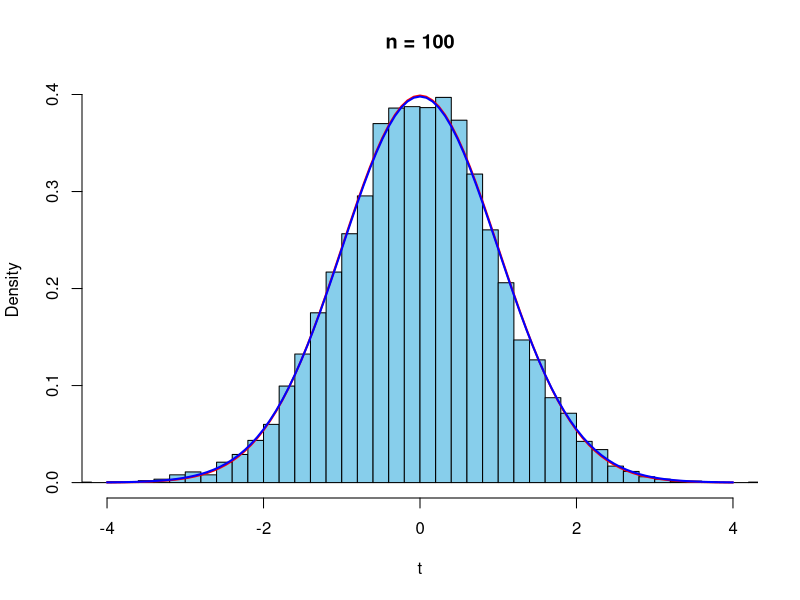
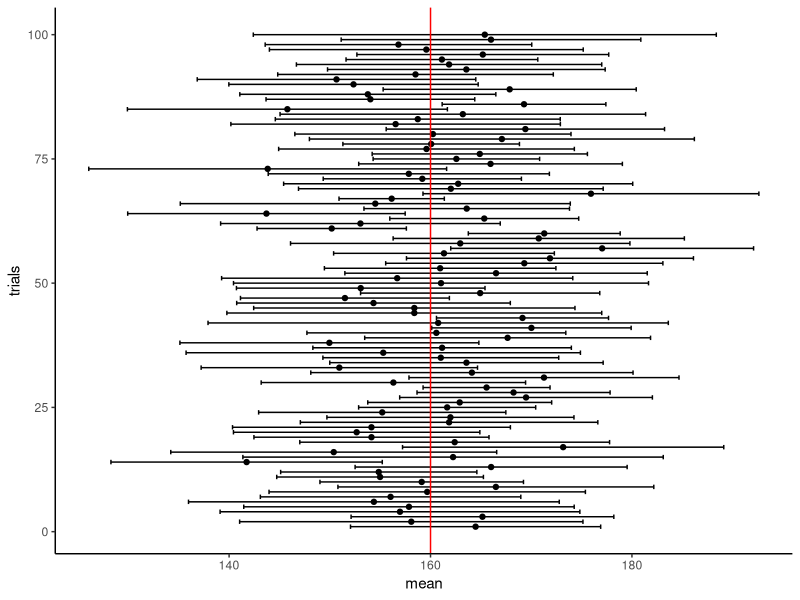

Reproduce these figures in R, in order.
## ---- chunk 1
n <- 100
repdata <- replicate(10000, rnorm(n))
t <-apply(repdata, 2, function(x) {
  (mean(x))*sqrt(n)/sd(x)
})
hist(t, prob=TRUE,xlim=c(-4,4),
     breaks=seq(-ceiling(max(abs(t))),ceiling(max(abs(t))),0.2),
     col="skyblue", main = paste("n =", n))
curve(dnorm(x,0,1),-4,4,col="red",lwd=2,add=TRUE)
curve(dt(x,n-1),-4,4,col="blue",lwd=2,add=TRUE)
## ---- chunk 2
library(tidyverse)

# m: 母平均, s: 母標準偏差, n: 標本サイズ, r: 試行回数
CItest<-function(m,s,n,r) {
  rdata<-replicate(r,{
    ex<-rnorm(n,m,s)
    smpl_m<-mean(ex)
    ci<-qt(0.975, df = n-1)*sd(ex)/sqrt(n)
    c(smpl_m-ci,smpl_m,smpl_m+ci)
  })
  rdata<-data.frame(1:r,t(rdata))
  colnames(rdata)<-c("trials","minci","mean","maxci")
  sr<-sum(rdata$minci<m & rdata$maxci > m)/r
  cat(paste("正答率: ",sr))
  ggplot2::ggplot(data = rdata, aes(x = mean ,y = trials)) +
    geom_point() +
    geom_errorbarh(aes(xmin=minci, xmax=maxci)) +
    geom_vline(xintercept = m, color="red") +
    theme_classic()
}
CItest(160,20,10,100)
## ---- chunk 3
n <- 10
x <- rnorm(n, 165, 10)
t.test(x, mu = 160)
